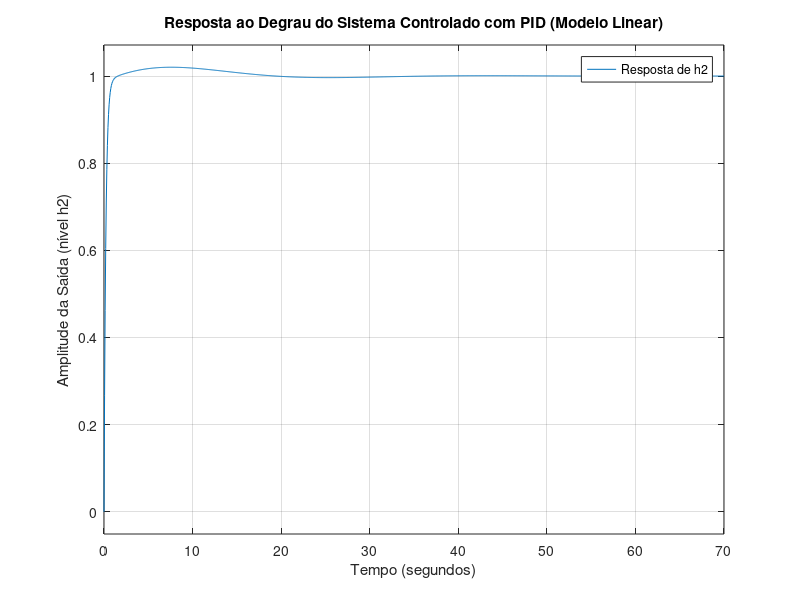

This figure's MATLAB source: (Note: this script raises an error after producing the figure.)
clear; clc; close all;

%% 1. Definição da variável de Laplace para a F. Transf
s = tf('s');

% F. Transferência do modelo linearizado: G(s) = delta_H2(s) / delta_U(s)
G = 1.62 / (s^2 + 0.243*s + 0.006);
G.InputName = 'Vazão u';
G.OutputName = 'Nível h2';
disp('F. Transf. do modelo linearizado:');
display(G);

%% 2. Definição dos Ganhos do Controlador PID
% Ganhos calculados analiticamente pelo método do LGR com cancelamento de
% polo -> MS < 5% e ts < 8s.
Kp = 0.6; % aumentaman a agressividade da reação do sist., logo aumenta MS
Ki = 0.122; % elimina erro de reg. perm.
Kd = 3; % caráter preditivo sobre o erro -> atenua ação de controle -> aumenta o amortecimento, logo diminui o MS -> a partir de 2.3 o sist começa  a querer ter um carater de 1 ordem

% controlador PID
C = pid(Kp, Ki, Kd);

disp('F. Transf. Controlador PID:');
display(C);

%% 3. Análise em MF
% Sistema em malha aberta (controlador + planta)
L = C * G;

% Sistema em MF (realimentação unitária)
T = feedback(L, 1);

% Exibição dos polos de malha fechada para verificação
polos_mf = pole(T);
disp(' ');
disp('Polos de MF:');
disp(polos_mf);

%% 4. Simulação e Visualização da Resposta ao Degrau
% Simulação da resposta a um degrau unitário na referência
figure;
step(T);
title('Resposta ao Degrau do Sistema Controlado com PID (Modelo Linear)');
xlabel('Tempo (segundos)');
ylabel('Amplitude da Saída (nível h2)');
grid on;
legend('Resposta de h2');

% Exibição das métricas de desempenho no Command Window
info = stepinfo(T);
disp(' ');
disp('Métricas de Desempenho da Resposta ao Degrau (Linear):');
fprintf('Overshoot (MS): %.2f %%\n', info.Overshoot);
fprintf('Tempo de Assentamento - Settling Time (tr): %.2f s\n', info.SettlingTime);
